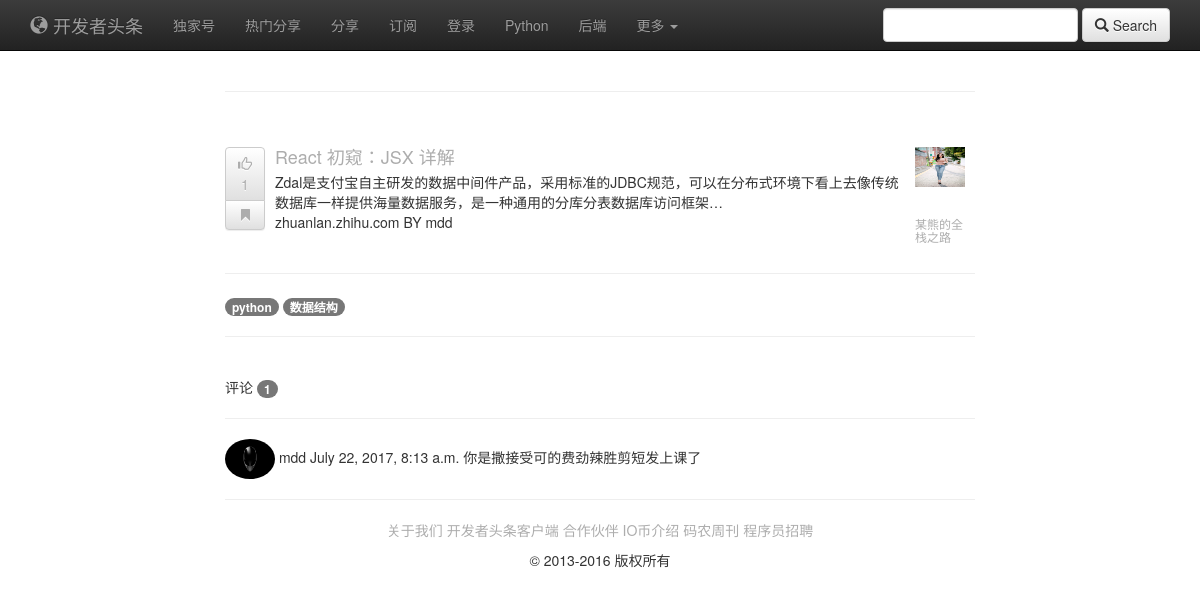
/post/1, run on the app's committed database.
### post/models.py (models this page shows, shortened)
class Article(models.Model):
    title = models.CharField(max_length=200)
    url = models.URLField(max_length=100)
    public_signal = models.ForeignKey(PublicSignal)
    created_time = models.DateTimeField(auto_now_add=True)
    short_url = models.CharField(max_length=50, blank=True)
    creator = models.ForeignKey(NewUser)
    tags = models.ManyToManyField(Tag)
    collections = models.ForeignKey('Collection', blank=True)
    summary = models.TextField(blank=True)
    class Mate:
        ordering = ['-created_time']

class NewUser(AbstractUser):
    nick_name = models.CharField(max_length=50)
    head_image = models.ImageField(upload_to='photos')
    descriptions = models.CharField(max_length=200, blank=True)

class PublicSignal(models.Model):
    name = models.CharField(max_length=100)
    creator = models.ForeignKey(NewUser)
    created_time = models.DateTimeField(auto_now_add=True)
    head_image = models.ImageField(upload_to='photos')
    desc = models.CharField(max_length=200, blank=True)
    def __unicode__(self):
        return self.name

class Tag(models.Model):
    name = models.CharField(max_length=50)
    def __unicode__(self):
        return self.name

class Comment(models.Model):
    body = models.TextField()
    creator = models.ForeignKey(NewUser)
    created_time = models.DateTimeField(auto_now_add=True)
    article = models.ForeignKey(Article)
    def __unicode__(self):
        return self.body

### post/views.py (the view)
# urls.py: url(r'^post/(?P<pk>[0-9]+)$', views.article_detail, name='article_detail'),
def article_detail(request, pk):
    article = Article.objects.get(id=pk)
    comments = Comment.objects.filter(article_id=pk)
    tags = Tag.objects.filter(article=pk)
    context = {'article': article, 'comments': comments, 'tags': tags}
    return render(request, 'article_detail.html', context)

### post/templates/article_detail.html (shortened to what this page needs)
{% extends 'base.html' %}
{% block body %}
<div class="media">
    <div class="media-left">
      <div class="btn-group-vertical upvote " >
            <a class="btn btn-default like-button"  href="{% url 'poll' article.id %}"> <span class="glyphicon glyphicon-thumbs-up"></span><br><span>{{ article.poll_set.all.count }}</span></a>
            <a class="btn btn-default btn-sm favorite-button" href="{% url 'collection' article.id %}"><span class="glyphicon glyphicon-bookmark"></span> </a>
        </div>
    </div>
    <div class="media-body">
        <h4 class="media-heading"><a href="{{ article.url }}">{{ article.title }}</a></h4>
        <div class="post-content clearfix">
            {{ article.summary | truncatechars_html:80 }}
            <br>
            <p>{{ article.short_url }} BY {{ article.creator }}</p>
        </div>
    </div>
    <div class="media-right">
        <div class="meida">
            <div class="media-left">
                <a href="#"><img class="media-object" src="{{ article.public_signal.head_image.url }}" alt="..." width="50" height="40"><br>
                <h6>
                    <a href="{% url 'publicSignal' article.public_signal_id %}"><span>{{ article.public_signal }}</span></a
                </h6>
                </a>
            </div>
        </div>
    </div>
  </div>
  <hr>
  <div>
    {% for tag in tags %}
        <span class="badge">{{ tag }}</span>
    {% endfor %}
  </div>
  <hr>
  <br>
                <div>
                    <p>评论 <span class="badge">{{article.comment_set.count}}</span></p>
                    <hr>
                    {% for comment in comments %}
                    <div>
                        <img class="img-circle" src="{{ comment.creator.head_image.url }}" alt="图篇无法显示" width="50" height="40">
                        <span>{{ comment.creator }}</span>
                        <span>{{ comment.created_time }}</span>
                        <span>{{ comment }}</span>
                    </div>
                    <hr>
                    {% endfor %}
                </div>
{% endblock %}

### post/templates/base.html (style rules this page uses)
a:link { text-decoration: none; color:#ADADAD; }

### data on the page
Article: poll_set.all.count "1", title "React 初窥：JSX 详解", summary "Zdal是支付宝自主研发的数据中间件产品，采用标准的JDBC规范，可以在分布式环境下看上去像传统数据库一样提供海量数据服务，是一种通用的分库分表数据库访问框架…", short_url "zhuanlan.zhihu.com", creator "mdd", public_signal.head_image (picture), public_signal "某熊的全栈之路", comment_set.count "1"
Tag: name "python"
Tag: name "数据结构"
Comment: creator.head_image (picture), creator "mdd", created_time "July 22, 2017, 8:13 a.m.", body "你是撒接受可的费劲辣胜剪短发上课了"
